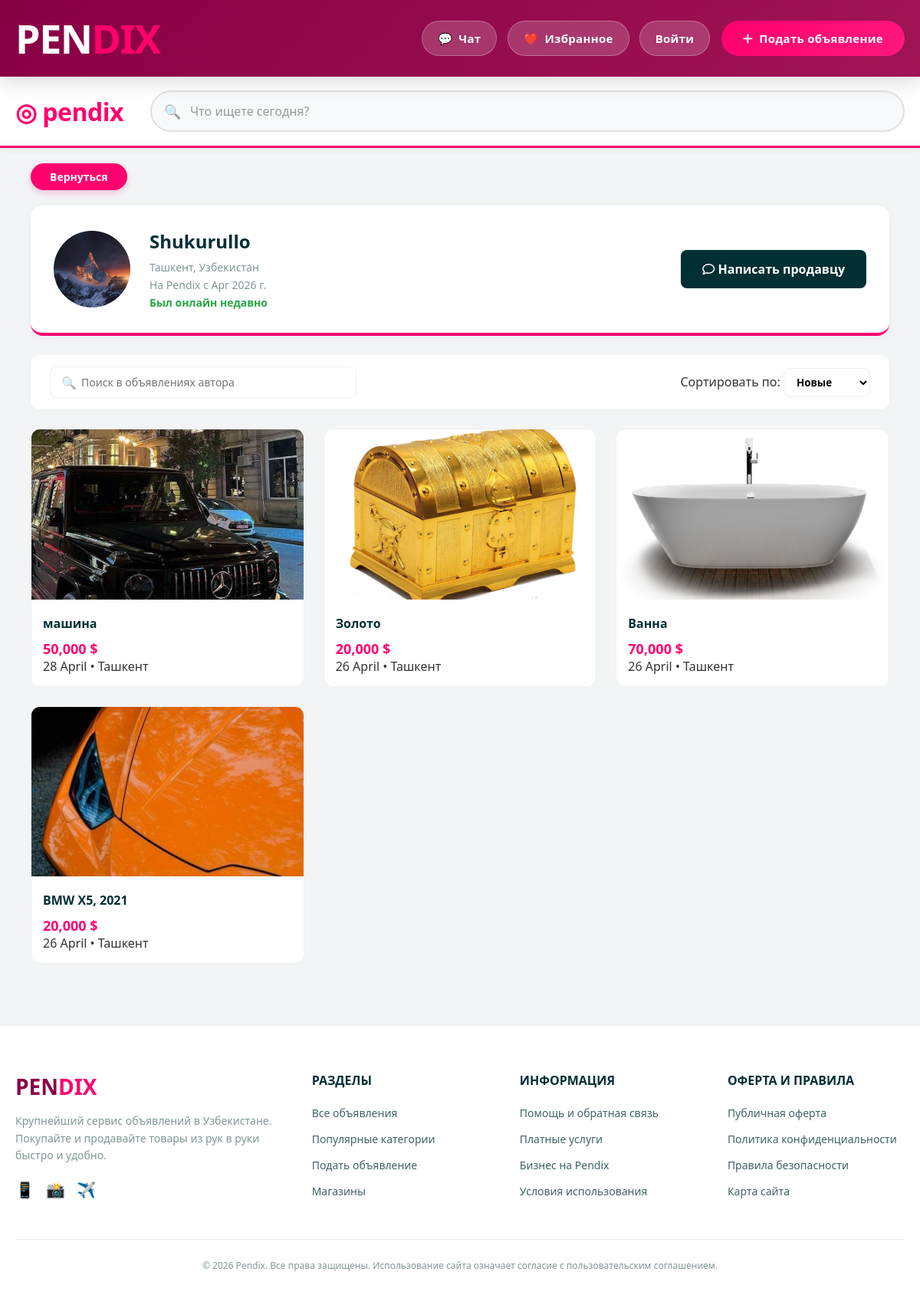
The app's page /user/2/ads/ with its own data.
### users/models.py (models this page shows, shortened)
class User(AbstractUser):
    phone = models.CharField(
        max_length=20,
        unique=True,
        db_index=True,
        blank=True,
        null=True,
        default=None
    )
    avatar = models.ImageField(upload_to='users/avatars/', null=True, blank=True)
    location = models.CharField(max_length=255, blank=True)
    rating = models.DecimalField(max_digits=3, decimal_places=2, default=0.0)
    created_at = models.DateTimeField(auto_now_add=True)
    city = models.CharField(max_length=100, blank=True)
    last_seen = models.DateTimeField(null=True, blank=True)
    class Meta:
        verbose_name = ''
        verbose_name_plural = ''

### ads/models.py (models this page shows, shortened)
class Ad(models.Model):
    STATUS_CHOICES = (('active', ''), ('sold', ''), ('archived', ''))
    CURRENCY_CHOICES = (('UZS', 'сум'), ('USD', '$'))
    author = models.ForeignKey(settings.AUTH_USER_MODEL, on_delete=models.CASCADE, related_name='ads')
    category = models.ForeignKey(Category, on_delete=models.PROTECT, related_name='ads')
    title = models.CharField(max_length=200, verbose_name='')
    description = models.TextField(
        validators=[MinLengthValidator(80, message='')],
        verbose_name=''
    )
    price = models.DecimalField(max_digits=15, decimal_places=2, verbose_name='')
    currency = models.CharField(max_length=3, choices=CURRENCY_CHOICES, default='UZS', verbose_name='')
    phone = models.CharField(max_length=20, verbose_name='')
    address = models.CharField(max_length=255, verbose_name='', blank=True)
    latitude = models.DecimalField(max_digits=9, decimal_places=6, null=True, blank=True)
    longitude = models.DecimalField(max_digits=9, decimal_places=6, null=True, blank=True)
    status = models.CharField(max_length=10, choices=STATUS_CHOICES, default='active')
    created_at = models.DateTimeField(auto_now_add=True)
    class Meta:
        ordering = ['-created_at']
        verbose_name = ''
        verbose_name_plural = ''

class AdImage(models.Model):
    ad = models.ForeignKey(Ad, on_delete=models.CASCADE, related_name='images')
    image = models.ImageField(upload_to='ads/photos/')

### ads/views.py (the view)
# urls.py: path('user/<int:user_id>/ads/', UserAdListView.as_view(), name='user_ads'),
class UserAdListView(ListView):
    model = Ad
    template_name = 'ads/user_ads.html'
    context_object_name = 'ads'
    paginate_by = 12
    def get_queryset(self):
        self.author = get_object_or_404(User, id=self.kwargs['user_id'])
        return (
            Ad.objects.filter(author=self.author, status='active')
            .select_related('category')
            .prefetch_related('images')
        )
    def get_context_data(self, **kwargs):
        context = super().get_context_data(**kwargs)
        context['author'] = self.author
        return context

### templates/ads/user_ads.html (shortened to what this page needs)
{% extends 'base.html' %}
{% block content %}
<div class="page-wrapper">
    <div class="container">
        <nav class="back-nav">
            <a href="javascript:history.back()" class="btn-back-pink">
                 Вернуться
            </a>
        </nav>
        <div class="author-profile-header">
            <div class="author-info-left">
                <div class="author-avatar-big"
                     style="overflow: hidden; display: flex; align-items: center; justify-content: center;">
                    {% if author.avatar %}
                    <img src="{{ author.avatar.url }}" alt="{{ author.username }}"
                         style="width: 100%; height: 100%; object-fit: cover;">
                    {% else %}
                    <i class="bi bi-person"></i>
                    {% endif %}
                </div>
                <div class="author-text-data">
                    <h1 class="author-name-title">{{ author.username }}</h1>
                    <div class="author-meta-lines">
                        <span>Ташкент, Узбекистан</span>
                        <span>На Pendix с {{ author.date_joined|date:"M Y" }} г.</span>
                        <span style="color: #28a745; font-weight: 600;">Был онлайн недавно</span>
                    </div>
                </div>
            </div> {% if ads %}
            <div class="ad-card__actions">
                <a href="{% url 'create_or_get_chat' author.id ads.0.id %}" class="btn-msg-original"
                   {% if not user.is_authenticated %}data-auth-required="true" data-auth-feature="чатом с продавцом"{% endif %}>
                    <i class="fa-regular fa-comment"></i>
                    <span>Написать продавцу</span>
                </a>
            </div>
            {% endif %}
        </div> <div class="author-filter-bar">
            <form action="" method="get" class="author-search-box">
                <input type="text" name="q" placeholder="Поиск в объявлениях автора"
                       value="{{ request.GET.q }}">
            </form>
            <form action="" method="get" class="d-flex align-items-center gap-2">
                <span class="text-muted small">Сортировать по:</span>
                <select name="sort" class="sort-select" onchange="this.form.submit()">
                    <option value="newest" {% if request.GET.sort == 'newest' %}selected{% endif %}>Новые</option>
                </select>
            </form>
        </div>
        <div class="ads-grid">
            {% for ad in ads %}
            <a href="{% url 'ad_detail' ad.id %}" class="ad-card">
                <div class="ad-card-img-wrapper">
                    {% with first_img=ad.images.first %}
                    {% if first_img %}
                    <img src="{{ first_img.image.url }}" class="ad-card-img" alt="{{ ad.title }}">
                    {% else %}
                    <div class="ad-card-img d-flex align-items-center justify-content-center bg-light text-muted">
                        📸
                    </div>
                    {% endif %}
                    {% endwith %}
                </div>
                <div class="ad-card-body">
                    <div class="ad-card-title">{{ ad.title }}</div>
                    <div class="ad-card-price">{{ ad.price|floatformat:"0" }} $</div>
                    <div class="ad-card-footer text-muted small mt-2">{{ ad.created_at|date:"j E" }} • Ташкент
                    </div>
                </div>
            </a>
            {% empty %}
            <p class="text-muted w-100 text-center py-5">Ничего не найдено.</p>
            {% endfor %}
        </div>
    </div>
</div>
{% endblock %}

### templates/ads/user_ads.html (style rules this page uses)
:root { --hot-pink: #ff006e; --soft-pink: #fff0f5; --olx-dark: #002f34; --bg-gray: #f2f4f5; }
body { background-color: var(--bg-gray); font-family: 'Segoe UI', sans-serif; }
.page-wrapper { padding-top: 20px; padding-bottom: 80px; min-height: 80vh; }
.back-nav { margin-bottom: 20px; }
.btn-back-pink { display: inline-flex; align-items: center; background: var(--hot-pink); color: #fff; padding: 8px 25px; border-radius: 50px; text-decoration: none; font-weight: 700; font-size: 14px; transition: 0.3s; box-shadow: 0 4px 10px rgba(255, 0, 110, 0.2); }
.author-profile-header { background: #fff; border-radius: 16px; padding: 30px; margin-bottom: 25px; box-shadow: 0 4px 15px rgba(0,0,0,0.03); border-bottom: 4px solid var(--hot-pink); display: flex; align-items: center; justify-content: space-between; gap: 20px; }
.author-info-left { display: flex; align-items: center; gap: 25px; }
.author-avatar-big { width: 100px; height: 100px; background: #cedee0; color: #fff; border-radius: 50%; display: flex; align-items: center; justify-content: center; font-size: 50px; }
.author-name-title { font-size: 24px; font-weight: 800; color: var(--olx-dark); margin-bottom: 8px; }
.author-meta-lines { font-size: 14px; color: #7f9799; display: flex; flex-direction: column; gap: 4px; }
.btn-msg-original { background: var(--olx-dark); color: #fff; padding: 14px 28px; border-radius: 8px; text-decoration: none; font-weight: 700; transition: 0.3s; white-space: nowrap; }
.author-filter-bar { background: #fff; padding: 15px 25px; border-radius: 12px; margin-bottom: 25px; display: flex; align-items: center; justify-content: space-between; gap: 20px; box-shadow: 0 2px 10px rgba(0,0,0,0.02); }
.author-search-box { position: relative; flex-grow: 1; max-width: 400px; }
.author-search-box input { width: 100%; padding: 10px 15px 10px 40px; border: 1px solid #eef0f1; border-radius: 8px; font-size: 14px; outline: none; }
.author-search-box::before { content: "🔍"; position: absolute; left: 15px; top: 10px; opacity: 0.5; }
.sort-select { padding: 8px 12px; border: 1px solid #eef0f1; border-radius: 8px; outline: none; cursor: pointer; font-weight: 600; background: #fff; }
.ads-grid { display: grid; grid-template-columns: repeat(auto-fill, minmax(280px, 1fr)); gap: 25px; }
.ad-card { background: #fff; border-radius: 12px; overflow: hidden; text-decoration: none; color: inherit; transition: 0.3s; border: 1px solid #eef0f1; display: flex; flex-direction: column; }
.ad-card-img { width: 100%; aspect-ratio: 16/10; object-fit: cover; }
.ad-card-body { padding: 15px; flex-grow: 1; display: flex; flex-direction: column; }
.ad-card-title { font-size: 16px; font-weight: 600; color: var(--olx-dark); margin-bottom: 10px; }
.ad-card-price { font-size: 18px; font-weight: 800; color: var(--hot-pink); margin-top: auto; }

### templates/base.html (style rules this page uses)
:root { --olx-dark: #002f34; --hot-pink: #ff006e; --light-pink-bg: #fff0f5; --grey-text: #7f9799; }

### records on screen
User: avatar (picture), username "Shukurullo", date_joined "Apr 2026"
Ad: images.first.image (picture), title "машина", price "50,000", created_at "28 April"
Ad: images.first.image (picture), title "Золото", price "20,000", created_at "26 April"
Ad: images.first.image (picture), title "Ванна", price "70,000", created_at "26 April"
Ad: images.first.image (picture), title "BMW X5, 2021", price "20,000", created_at "26 April"
